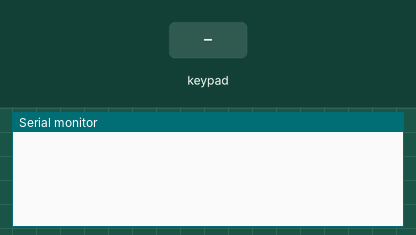
This sketch was run on a simulated ESP32. Parts: the last lines printed to the serial monitor. The test bench sets the inputs (shaded band). WiFi joins after 1.5 s; servers stay silent unless stated.

Above: at 3.0 s.
3.1 s: key '1' pressed
At 4.3 s:
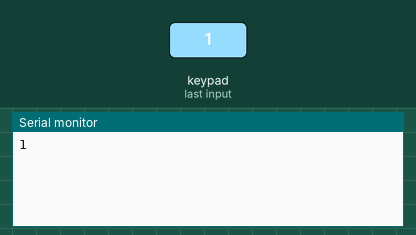
4.6 s: keypad keys 1 8 1 9 2 1 2 2 # pressed 0.4 s apart
At 9.2 s:
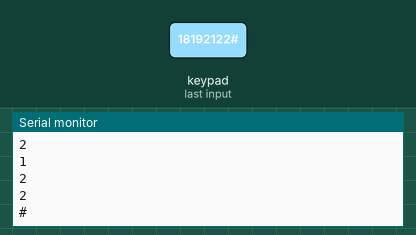
9.7 s: key 'A' pressed
At 10.8 s:
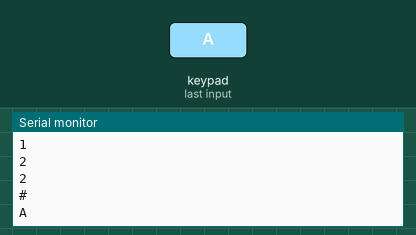
11.2 s: keypad keys 1 8 1 9 2 1 2 2 * pressed 0.4 s apart
At 15.5 s:
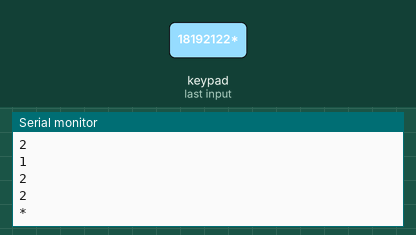
16.3 s: key 'B' pressed
At 17.1 s:
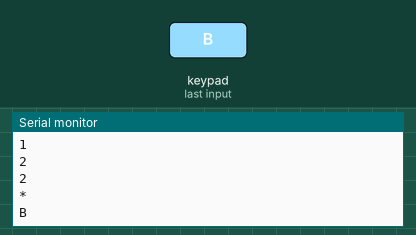
17.8 s: keypad keys 1 8 1 9 2 1 2 2 D pressed 0.4 s apart
At 21.8 s:
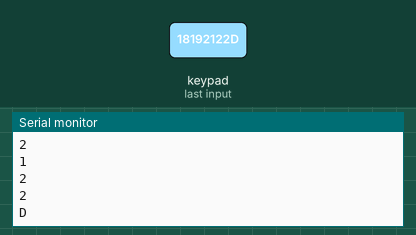
Timing chart, 0 to 23.3 s (numbered marks = the images above; inputs shaded):
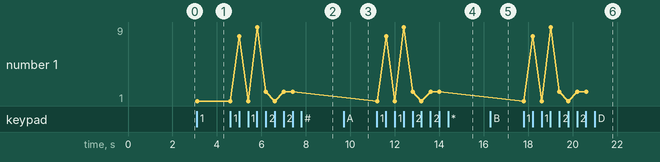

The sketch:

keypad_4x4_blinky.ino
```cpp
#define BLYNK_TEMPLATE_ID "TMPL3jUEjQ-lL"
#define BLYNK_TEMPLATE_NAME "temp"
#define BLYNK_AUTH_TOKEN "GG1x0wlMxamn6Jn-bVgruRxQ15j5oWgV"

#include <WiFi.h>
#include <BlynkSimpleEsp32.h>
#include <Keypad.h>

// WiFi credentials
char ssid[] = "acts";         // Replace with your WiFi SSID
char pass[] = "";     // Replace with your WiFi password

const byte ROWS = 4;
const byte COLS = 4;
char keys[ROWS][COLS] = {
  {'1','2','3','A'},
  {'4','5','6','B'},
  {'7','8','9','C'},
  {'*','0','#','D'}
};
byte rowPins[ROWS] = {18, 19, 21, 22};
byte colPins[COLS] = {23, 5, 17, 16};

Keypad keypad = Keypad(makeKeymap(keys), rowPins, colPins, ROWS, COLS);

void setup() {
  Serial.begin(115200);
  Blynk.begin(BLYNK_AUTH_TOKEN, ssid, pass);
}

void loop() {
  Blynk.run();
  char key = keypad.getKey();
  if (key) {
    Serial.println(key);
    Blynk.virtualWrite(V2, String(key)); // Send key to Blynk Virtual Pin V0
  }
}
```

Measured:
- after the input at 3.1 s, the serial monitor: prints a new line at once (image 1)
- after the input at 4.6 s, the serial monitor: prints a new line after 0.41 s (image 2)
- after the input at 9.7 s, the serial monitor: prints a new line at once (image 3)
- after the input at 11.2 s, the serial monitor: prints a new line at once (image 4)
- after the input at 16.3 s, the serial monitor: prints a new line at once (image 5)
- after the input at 17.8 s, the serial monitor: prints a new line at once (image 6)
- plotted number 1: 1 → 2 after the input at 4.6 s
